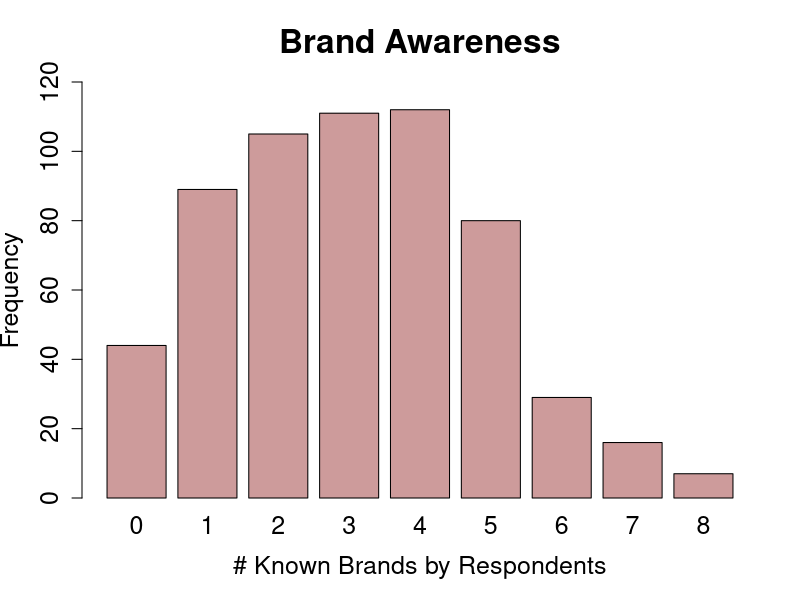
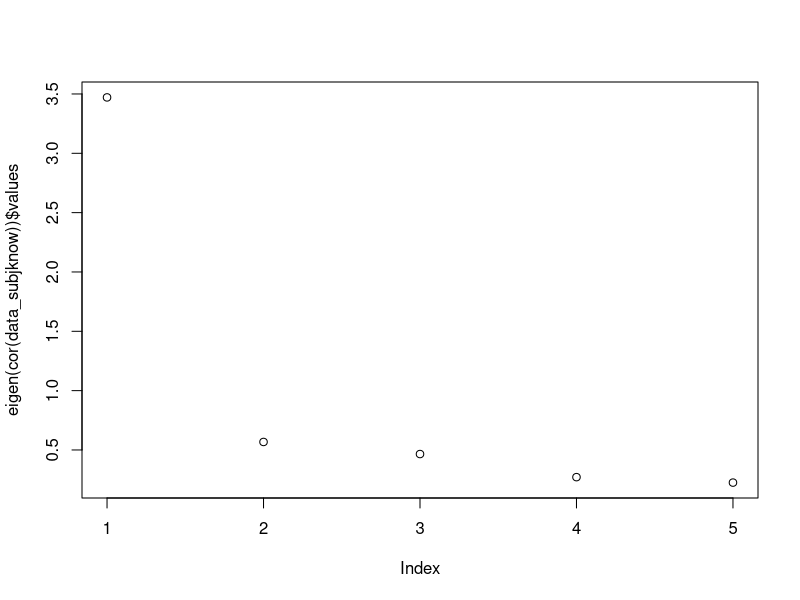
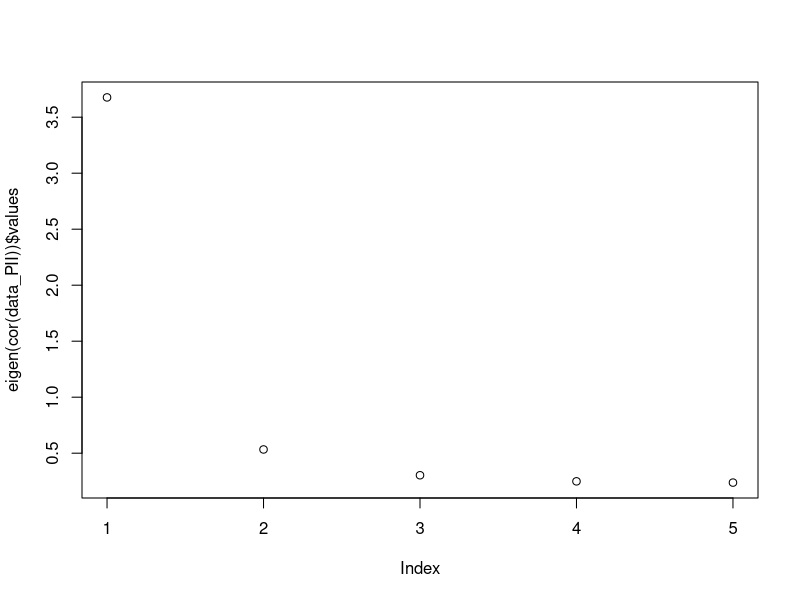
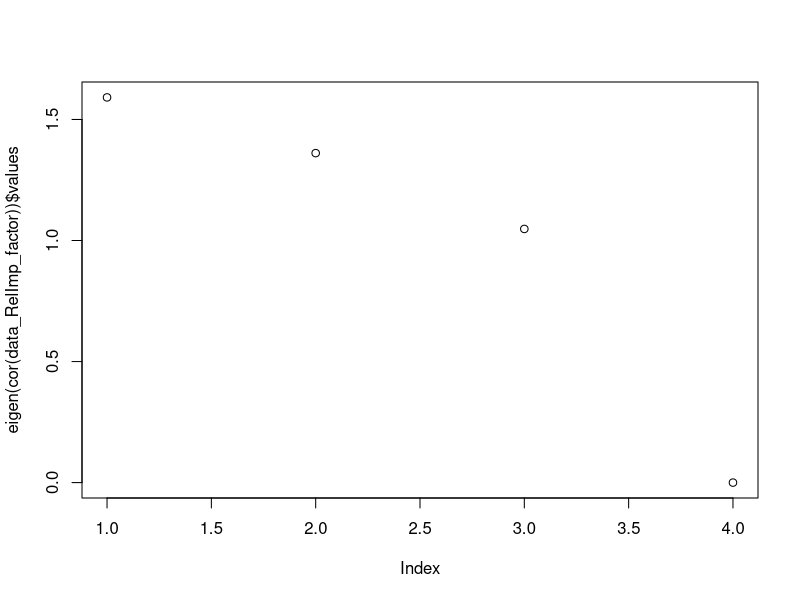
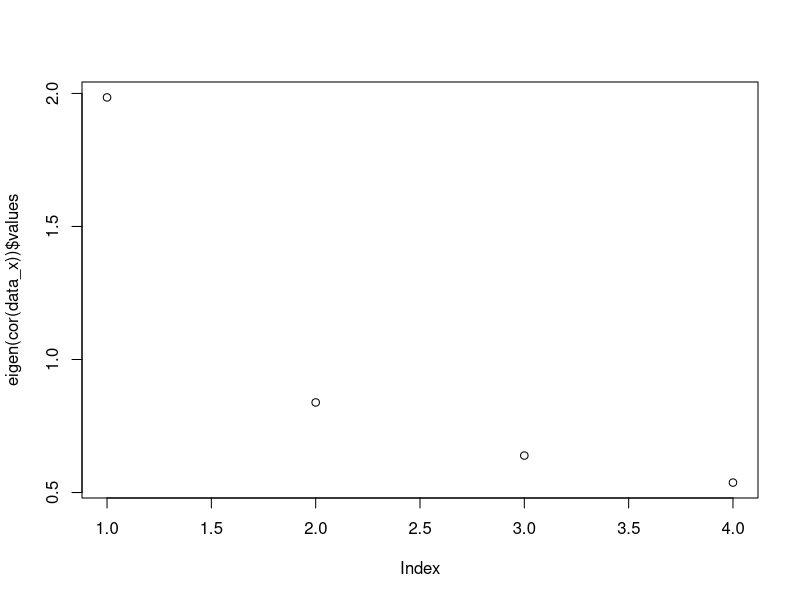
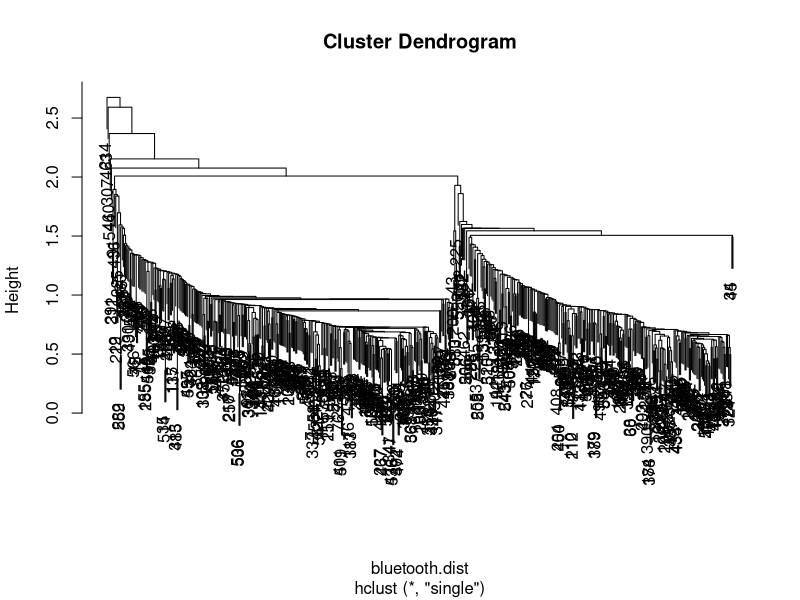
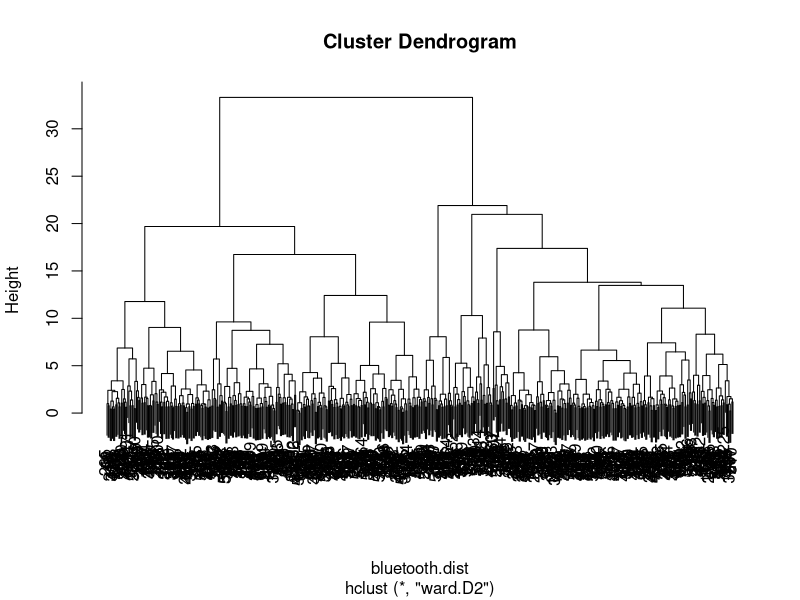
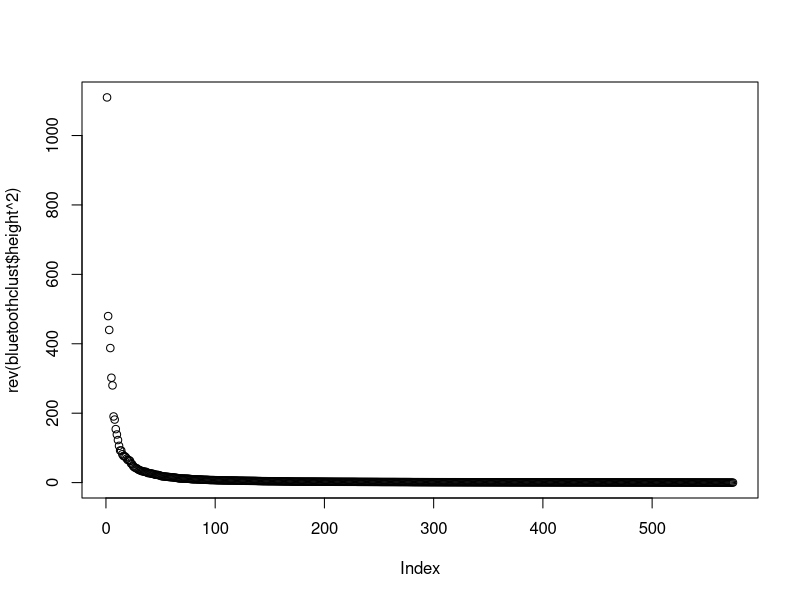

Reproduce these figures in R, in order. (Note: this script raises an error after producing the figures.)
getwd()
setwd("~/Caci17/SWP3")

library(psych)
library(dplyr)

bluetooth <- read.csv("indivData.csv")

###---- Brand Awarenes ----

#bakalim kac kisi biliyormus
head <- c("Anker", "Bose", "JBL", "Philips", "Sony", "UE", "HarmanKardon", "Beats", "None", "Observations", "0", "1", "2", "3", "4", "5", "6", "7", "8", "Avr")

counts_general <- as.vector(rowSums(bluetooth[, c(4, 5, 6, 7, 8, 9, 10, 11)]))
#let's make a new column with counts general
bluetooth$brand_awareness <- as.factor(counts_general)
plot(bluetooth$brand_awareness, xlab="# Known Brands by Respondents", ylab = "Frequency", ylim=c(0,120), main = "Brand Awareness", col = "rosybrown3", cex.lab=1.5, cex.axis=1.5, cex.main=2, cex.sub=1.5, cex.names = 1.5)

general_sums <- c(sum(bluetooth$BrandAwareness_Anker), 
              sum(bluetooth$BrandAwareness_Bose),
              sum(bluetooth$BrandAwareness_JBL),
              sum(bluetooth$BrandAwareness_Philips),
              sum(bluetooth$BrandAwareness_Sony),
              sum(bluetooth$BrandAwareness_UE),
              sum(bluetooth$BrandAwareness_HarmanKardon),
              sum(bluetooth$BrandAwareness_Beats),
              sum(bluetooth$BrandAwareness_None),
              nrow(bluetooth),
              sum(counts_general == "0"),
              sum(counts_general == "1"),
              sum(counts_general == "2"),
              sum(counts_general == "3"),
              sum(counts_general == "4"),
              sum(counts_general == "5"),
              sum(counts_general == "6"),
              sum(counts_general == "7"),
              sum(counts_general == "8"),
              mean(counts_general)) #there is one person did not respond this question!

#hicbirini bilmiyorum diyen ama yine de baska markayi biliyorum diye isaretleyen olmus mu- olmamis baktim.

#cinsiyete gore ayiralim
female <- bluetooth[bluetooth$GenderLabel == "female", ]
male <- bluetooth[bluetooth$GenderLabel == "male", ]
no_gender_info <- bluetooth[bluetooth$GenderLabel == "Prefer not to answer", ]

counts_female <- as.vector(rowSums(female[, c(4, 5, 6, 7, 8, 9, 10, 11)]))
female_sums <- c(sum(female$BrandAwareness_Anker), 
                  sum(female$BrandAwareness_Bose),
                  sum(female$BrandAwareness_JBL),
                  sum(female$BrandAwareness_Philips),
                  sum(female$BrandAwareness_Sony),
                  sum(female$BrandAwareness_UE),
                  sum(female$BrandAwareness_HarmanKardon),
                  sum(female$BrandAwareness_Beats),
                  sum(female$BrandAwareness_None),
                  nrow(female),
                  sum(counts_female == "0"),
                  sum(counts_female == "1"),
                  sum(counts_female == "2"),
                  sum(counts_female == "3"),
                  sum(counts_female == "4"),
                  sum(counts_female == "5"),
                  sum(counts_female == "6"),
                  sum(counts_female == "7"),
                  sum(counts_female == "8"),
                  mean(counts_female))

counts_male <- as.vector(rowSums(male[, c(4, 5, 6, 7, 8, 9, 10, 11)]))
male_sums <- c(sum(male$BrandAwareness_Anker), 
                  sum(male$BrandAwareness_Bose),
                  sum(male$BrandAwareness_JBL),
                  sum(male$BrandAwareness_Philips),
                  sum(male$BrandAwareness_Sony),
                  sum(male$BrandAwareness_UE),
                  sum(male$BrandAwareness_HarmanKardon),
                  sum(male$BrandAwareness_Beats),
                  sum(male$BrandAwareness_None),
                  nrow(male),
                  sum(counts_male == "0"),
                  sum(counts_male == "1"),
                  sum(counts_male == "2"),
                  sum(counts_male == "3"),
                  sum(counts_male == "4"),
                  sum(counts_male == "5"),
                  sum(counts_male == "6"),
                  sum(counts_male == "7"),
                  sum(counts_male == "8"),
                  mean(counts_male))

counts_gender <- as.vector(rowSums(no_gender_info[, c(4, 5, 6, 7, 8, 9, 10, 11)]))
no_gender_sums <- c(sum(no_gender_info$BrandAwareness_Anker), 
                  sum(no_gender_info$BrandAwareness_Bose),
                  sum(no_gender_info$BrandAwareness_JBL),
                  sum(no_gender_info$BrandAwareness_Philips),
                  sum(no_gender_info$BrandAwareness_Sony),
                  sum(no_gender_info$BrandAwareness_UE),
                  sum(no_gender_info$BrandAwareness_HarmanKardon),
                  sum(no_gender_info$BrandAwareness_Beats),
                  sum(no_gender_info$BrandAwareness_None),
                  nrow(no_gender_info),
                  sum(counts_gender == "0"),
                  sum(counts_gender == "1"),
                  sum(counts_gender == "2"),
                  sum(counts_gender == "3"),
                  sum(counts_gender == "4"),
                  sum(counts_gender == "5"),
                  sum(counts_gender == "6"),
                  sum(counts_gender == "7"),
                  sum(counts_gender == "8"),
                  mean(counts_gender))
#by their occupation
employed <- bluetooth[bluetooth$OccupationLabel == "Employed",]
retired <- bluetooth[bluetooth$OccupationLabel == "Retired",]
selfemployed <- bluetooth[bluetooth$OccupationLabel == "Self-employed",]
student <- bluetooth[bluetooth$OccupationLabel == "Student",]
unemployed <- bluetooth[bluetooth$OccupationLabel == "Unemployed",]

counts_employed <- as.vector(rowSums(employed[, c(4, 5, 6, 7, 8, 9, 10, 11)]))
employed_sums <- c(sum(employed$BrandAwareness_Anker), 
                 sum(employed$BrandAwareness_Bose),
                 sum(employed$BrandAwareness_JBL),
                 sum(employed$BrandAwareness_Philips),
                 sum(employed$BrandAwareness_Sony),
                 sum(employed$BrandAwareness_UE),
                 sum(employed$BrandAwareness_HarmanKardon),
                 sum(employed$BrandAwareness_Beats),
                 sum(employed$BrandAwareness_None),
                 nrow(employed),
                 sum(counts_employed == "0"),
                 sum(counts_employed == "1"),
                 sum(counts_employed == "2"),
                 sum(counts_employed == "3"),
                 sum(counts_employed == "4"),
                 sum(counts_employed == "5"),
                 sum(counts_employed == "6"),
                 sum(counts_employed == "7"),
                 sum(counts_employed == "8"),
                 mean(counts_employed))

counts_retired <- as.vector(rowSums(retired[, c(4, 5, 6, 7, 8, 9, 10, 11)]))
retired_sums <- c(sum(retired$BrandAwareness_Anker), 
               sum(retired$BrandAwareness_Bose),
               sum(retired$BrandAwareness_JBL),
               sum(retired$BrandAwareness_Philips),
               sum(retired$BrandAwareness_Sony),
               sum(retired$BrandAwareness_UE),
               sum(retired$BrandAwareness_HarmanKardon),
               sum(retired$BrandAwareness_Beats),
               sum(retired$BrandAwareness_None),
               nrow(retired),
               sum(counts_retired == "0"),
               sum(counts_retired == "1"),
               sum(counts_retired == "2"),
               sum(counts_retired == "3"),
               sum(counts_retired == "4"),
               sum(counts_retired == "5"),
               sum(counts_retired == "6"),
               sum(counts_retired == "7"),
               sum(counts_retired == "8"),
               mean(counts_retired))

counts_selfemployed <- as.vector(rowSums(selfemployed[, c(4, 5, 6, 7, 8, 9, 10, 11)]))
selfemployed_sums <- c(sum(selfemployed$BrandAwareness_Anker), 
                    sum(selfemployed$BrandAwareness_Bose),
                    sum(selfemployed$BrandAwareness_JBL),
                    sum(selfemployed$BrandAwareness_Philips),
                    sum(selfemployed$BrandAwareness_Sony),
                    sum(selfemployed$BrandAwareness_UE),
                    sum(selfemployed$BrandAwareness_HarmanKardon),
                    sum(selfemployed$BrandAwareness_Beats),
                    sum(selfemployed$BrandAwareness_None),
                    nrow(selfemployed),
                    sum(counts_selfemployed == "0"),
                    sum(counts_selfemployed == "1"),
                    sum(counts_selfemployed == "2"),
                    sum(counts_selfemployed == "3"),
                    sum(counts_selfemployed == "4"),
                    sum(counts_selfemployed == "5"),
                    sum(counts_selfemployed == "6"),
                    sum(counts_selfemployed == "7"),
                    sum(counts_selfemployed == "8"),
                    mean(counts_selfemployed))

counts_student <- as.vector(rowSums(student[, c(4, 5, 6, 7, 8, 9, 10, 11)]))
student_sums <- c(sum(student$BrandAwareness_Anker), 
                      sum(student$BrandAwareness_Bose),
                      sum(student$BrandAwareness_JBL),
                      sum(student$BrandAwareness_Philips),
                      sum(student$BrandAwareness_Sony),
                      sum(student$BrandAwareness_UE),
                      sum(student$BrandAwareness_HarmanKardon),
                      sum(student$BrandAwareness_Beats),
                      sum(student$BrandAwareness_None),
                      nrow(student),
                      sum(counts_student == "0"),
                      sum(counts_student == "1"),
                      sum(counts_student == "2"),
                      sum(counts_student == "3"),
                      sum(counts_student == "4"),
                      sum(counts_student == "5"),
                      sum(counts_student == "6"),
                      sum(counts_student == "7"),
                      sum(counts_student == "8"),
                      mean(counts_student))

counts_unemployed <- as.vector(rowSums(unemployed[, c(4, 5, 6, 7, 8, 9, 10, 11)]))
unemployed_sums <- c(sum(unemployed$BrandAwareness_Anker), 
                       sum(unemployed$BrandAwareness_Bose),
                       sum(unemployed$BrandAwareness_JBL),
                       sum(unemployed$BrandAwareness_Philips),
                       sum(unemployed$BrandAwareness_Sony),
                       sum(unemployed$BrandAwareness_UE),
                       sum(unemployed$BrandAwareness_HarmanKardon),
                       sum(unemployed$BrandAwareness_Beats),
                       sum(unemployed$BrandAwareness_None),
                       nrow(unemployed),
                       sum(counts_unemployed == "0"),
                       sum(counts_unemployed == "1"),
                       sum(counts_unemployed == "2"),
                       sum(counts_unemployed == "3"),
                       sum(counts_unemployed == "4"),
                       sum(counts_unemployed == "5"),
                       sum(counts_unemployed == "6"),
                       sum(counts_unemployed == "7"),
                       sum(counts_unemployed == "8"),
                       mean(counts_unemployed))

#by income
levels(bluetooth$IncomeLabel)
#we have 8 levels, 1 to 7 is going in an increasing scale, while 8 is not specified 
bluetooth$Income <- as.factor(bluetooth$Income)
income1 <- bluetooth[bluetooth$Income == "1",]
income2 <- bluetooth[bluetooth$Income == "2",]
income3 <- bluetooth[bluetooth$Income == "3",]
income4 <- bluetooth[bluetooth$Income == "4",]
income5 <- bluetooth[bluetooth$Income == "5",]
income6 <- bluetooth[bluetooth$Income == "6",]
income7 <- bluetooth[bluetooth$Income == "7",]
income8 <- bluetooth[bluetooth$Income == "8",]


counts_income1 <- as.vector(rowSums(income1[, c(4, 5, 6, 7, 8, 9, 10, 11)]))
income1_sums <- c(sum(income1$BrandAwareness_Anker), 
                     sum(income1$BrandAwareness_Bose),
                     sum(income1$BrandAwareness_JBL),
                     sum(income1$BrandAwareness_Philips),
                     sum(income1$BrandAwareness_Sony),
                     sum(income1$BrandAwareness_UE),
                     sum(income1$BrandAwareness_HarmanKardon),
                     sum(income1$BrandAwareness_Beats),
                     sum(income1$BrandAwareness_None),
                     nrow(income1),
                     sum(counts_income1 == "0"),
                     sum(counts_income1 == "1"),
                     sum(counts_income1 == "2"),
                     sum(counts_income1 == "3"),
                     sum(counts_income1 == "4"),
                     sum(counts_income1 == "5"),
                     sum(counts_income1 == "6"),
                     sum(counts_income1 == "7"),
                     sum(counts_income1 == "8"),
                     mean(counts_income1))

counts_income2 <- as.vector(rowSums(income2[, c(4, 5, 6, 7, 8, 9, 10, 11)]))
income2_sums <- c(sum(income2$BrandAwareness_Anker), 
                     sum(income2$BrandAwareness_Bose),
                     sum(income2$BrandAwareness_JBL),
                     sum(income2$BrandAwareness_Philips),
                     sum(income2$BrandAwareness_Sony),
                     sum(income2$BrandAwareness_UE),
                     sum(income2$BrandAwareness_HarmanKardon),
                     sum(income2$BrandAwareness_Beats),
                     sum(income2$BrandAwareness_None),
                     nrow(income2),
                     sum(counts_income2 == "0"),
                     sum(counts_income2 == "1"),
                     sum(counts_income2 == "2"),
                     sum(counts_income2 == "3"),
                     sum(counts_income2 == "4"),
                     sum(counts_income2 == "5"),
                     sum(counts_income2 == "6"),
                     sum(counts_income2 == "7"),
                     sum(counts_income2 == "8"),
                     mean(counts_income2))


counts_income3 <- as.vector(rowSums(income3[, c(4, 5, 6, 7, 8, 9, 10, 11)]))
income3_sums <- c(sum(income3$BrandAwareness_Anker), 
                     sum(income3$BrandAwareness_Bose),
                     sum(income3$BrandAwareness_JBL),
                     sum(income3$BrandAwareness_Philips),
                     sum(income3$BrandAwareness_Sony),
                     sum(income3$BrandAwareness_UE),
                     sum(income3$BrandAwareness_HarmanKardon),
                     sum(income3$BrandAwareness_Beats),
                     sum(income3$BrandAwareness_None),
                     nrow(income3),
                     sum(counts_income3 == "0"),
                     sum(counts_income3 == "1"),
                     sum(counts_income3 == "2"),
                     sum(counts_income3 == "3"),
                     sum(counts_income3 == "4"),
                     sum(counts_income3 == "5"),
                     sum(counts_income3 == "6"),
                     sum(counts_income3 == "7"),
                     sum(counts_income3 == "8"),
                     mean(counts_income3))

counts_income4 <- as.vector(rowSums(income4[, c(4, 5, 6, 7, 8, 9, 10, 11)]))
income4_sums <- c(sum(income4$BrandAwareness_Anker), 
                     sum(income4$BrandAwareness_Bose),
                     sum(income4$BrandAwareness_JBL),
                     sum(income4$BrandAwareness_Philips),
                     sum(income4$BrandAwareness_Sony),
                     sum(income4$BrandAwareness_UE),
                     sum(income4$BrandAwareness_HarmanKardon),
                     sum(income4$BrandAwareness_Beats),
                     sum(income4$BrandAwareness_None),
                     nrow(income4),
                     sum(counts_income4 == "0"),
                     sum(counts_income4 == "1"),
                     sum(counts_income4 == "2"),
                     sum(counts_income4 == "3"),
                     sum(counts_income4 == "4"),
                     sum(counts_income4 == "5"),
                     sum(counts_income4 == "6"),
                     sum(counts_income4 == "7"),
                     sum(counts_income4 == "8"),
                     mean(counts_income4))

counts_income5 <- as.vector(rowSums(income5[, c(4, 5, 6, 7, 8, 9, 10, 11)]))
income5_sums <- c(sum(income5$BrandAwareness_Anker), 
                     sum(income5$BrandAwareness_Bose),
                     sum(income5$BrandAwareness_JBL),
                     sum(income5$BrandAwareness_Philips),
                     sum(income5$BrandAwareness_Sony),
                     sum(income5$BrandAwareness_UE),
                     sum(income5$BrandAwareness_HarmanKardon),
                     sum(income5$BrandAwareness_Beats),
                     sum(income5$BrandAwareness_None),
                     nrow(income5),
                     sum(counts_income5 == "0"),
                     sum(counts_income5 == "1"),
                     sum(counts_income5 == "2"),
                     sum(counts_income5 == "3"),
                     sum(counts_income5 == "4"),
                     sum(counts_income5 == "5"),
                     sum(counts_income5 == "6"),
                     sum(counts_income5 == "7"),
                     sum(counts_income5 == "8"),
                     mean(counts_income5))

counts_income6 <- as.vector(rowSums(income6[, c(4, 5, 6, 7, 8, 9, 10, 11)]))
income6_sums <- c(sum(income6$BrandAwareness_Anker), 
                     sum(income6$BrandAwareness_Bose),
                     sum(income6$BrandAwareness_JBL),
                     sum(income6$BrandAwareness_Philips),
                     sum(income6$BrandAwareness_Sony),
                     sum(income6$BrandAwareness_UE),
                     sum(income6$BrandAwareness_HarmanKardon),
                     sum(income6$BrandAwareness_Beats),
                     sum(income6$BrandAwareness_None),
                     nrow(income6),
                     sum(counts_income6 == "0"),
                     sum(counts_income6 == "1"),
                     sum(counts_income6 == "2"),
                     sum(counts_income6 == "3"),
                     sum(counts_income6 == "4"),
                     sum(counts_income6 == "5"),
                     sum(counts_income6 == "6"),
                     sum(counts_income6 == "7"),
                     sum(counts_income6 == "8"),
                     mean(counts_income6))

counts_income7 <- as.vector(rowSums(income7[, c(4, 5, 6, 7, 8, 9, 10, 11)]))
income7_sums <- c(sum(income7$BrandAwareness_Anker), 
                     sum(income7$BrandAwareness_Bose),
                     sum(income7$BrandAwareness_JBL),
                     sum(income7$BrandAwareness_Philips),
                     sum(income7$BrandAwareness_Sony),
                     sum(income7$BrandAwareness_UE),
                     sum(income7$BrandAwareness_HarmanKardon),
                     sum(income7$BrandAwareness_Beats),
                     sum(income7$BrandAwareness_None),
                     nrow(income7),
                     sum(counts_income7 == "0"),
                     sum(counts_income7 == "1"),
                     sum(counts_income7 == "2"),
                     sum(counts_income7 == "3"),
                     sum(counts_income7 == "4"),
                     sum(counts_income7 == "5"),
                     sum(counts_income7 == "6"),
                     sum(counts_income7 == "7"),
                     sum(counts_income7 == "8"),
                     mean(counts_income7))

counts_income8 <- as.vector(rowSums(income8[, c(4, 5, 6, 7, 8, 9, 10, 11)]))
income8_sums <- c(sum(income8$BrandAwareness_Anker), 
                     sum(income8$BrandAwareness_Bose),
                     sum(income8$BrandAwareness_JBL),
                     sum(income8$BrandAwareness_Philips),
                     sum(income8$BrandAwareness_Sony),
                     sum(income8$BrandAwareness_UE),
                     sum(income8$BrandAwareness_HarmanKardon),
                     sum(income8$BrandAwareness_Beats),
                     sum(income8$BrandAwareness_None),
                     nrow(income8),
                     sum(counts_income8 == "0"),
                     sum(counts_income8 == "1"),
                     sum(counts_income8 == "2"),
                     sum(counts_income8 == "3"),
                     sum(counts_income8 == "4"),
                     sum(counts_income8 == "5"),
                     sum(counts_income8 == "6"),
                     sum(counts_income8 == "7"),
                     sum(counts_income8 == "8"),
                     mean(counts_income8))

total_matrix <- rbind(general_sums,female_sums, male_sums, no_gender_sums ,
           employed_sums, retired_sums, selfemployed_sums, student_sums, unemployed_sums,
           income1_sums, income2_sums, income3_sums, income4_sums, income5_sums, income6_sums, income7_sums, income8_sums)
colnames(total_matrix) <- head
total_matrix

#write.csv(total_matrix, "file.csv")


### RELATIVE IMPORTANT FACTORS ANALYSIS - 0rki ORKUN

# genel data da insanlar neyi onemsemis, en fazla degerler vs....
relImportanceEveryone <- cbind(summary(bluetooth$RelImp_battery), summary(bluetooth$RelImp_price),
                       summary(bluetooth$RelImp_weight), summary(bluetooth$RelImp_sound) )
colnames(relImportanceEveryone) <- (cbind('Battery', 'Price', 'Weight', 'Sound'))

mean(x = sort(x = bluetooth$RelImp_weight)[-c(1, length(x = bluetooth$RelImp_weight))])

# sonra bu aynisini farkli yas-income-bilgi vs. gruplari icin yapilsin.

# relImportancePriceGroupedbyBrandAwareness <- bluetooth %>% group_by(BrandAwareness_Anker, BrandAwareness_Bose,
#                                                       BrandAwareness_JBL, BrandAwareness_Philips,
#                                                       BrandAwareness_Sony, BrandAwareness_UE,
#                                                       BrandAwareness_HarmanKardon, BrandAwareness_Beats,
# BrandAwareness_Beats, BrandAwareness_None) %>% summarise('Price Mean' = mean(RelImp_price))
# brand awareness a gore grouplamak cok anlamli bi sey cikarmiyo...

relImportancePrice_groupedbyAge <- bluetooth %>% group_by(Age) %>% summarise('Price Mean' = mean(RelImp_price))
relImportanceSound_groupedbyAge <- bluetooth %>% group_by(Age) %>% summarise('Sound Mean' = mean(RelImp_sound))
relImportanceBattery_groupedbyAge <- bluetooth %>% group_by(Age) %>% summarise('Battery Mean' = mean(RelImp_battery))
relImportanceWeight_groupedbyAge <- bluetooth %>% group_by(Age) %>% summarise('Weight Mean' = mean(RelImp_weight))


RelImportance_groupedbyAge<- cbind(relImportancePrice_groupedbyAge,
                                   relImportanceSound_groupedbyAge,
                                   relImportanceBattery_groupedbyAge,
                                   relImportanceWeight_groupedbyAge)
RelImportance_groupedbyAge <- RelImportance_groupedbyAge[, cbind(-3,-5,-7)]
RelImportance_groupedbyAge

write.table(RelImportance_groupedbyAge,file="RelImportance_groupedbyAge.txt", sep = '|')

relImportancePrice_groupedbyIncome <- bluetooth %>% group_by(Income) %>% summarise('Price Mean' = mean(RelImp_price))
relImportanceSound_groupedbyIncome <- bluetooth %>% group_by(Income) %>% summarise('Sound Mean' = mean(RelImp_sound))
relImportanceBattery_groupedbyIncome <- bluetooth %>% group_by(Income) %>% summarise('Battery Mean' = mean(RelImp_battery))
relImportanceWeight_groupedbyIncome <- bluetooth %>% group_by(Income) %>% summarise('Weight Mean' = mean(RelImp_weight))

RelImportance_groupedbyIncome<- cbind(relImportancePrice_groupedbyIncome,
                                      relImportanceSound_groupedbyIncome,
                                      relImportanceBattery_groupedbyIncome,
                                      relImportanceWeight_groupedbyIncome)
RelImportance_groupedbyIncome <- RelImportance_groupedbyIncome[, cbind(-3,-5,-7)]
RelImportance_groupedbyIncome

write.table(RelImportance_groupedbyIncome,file="RelImportance_groupedbyIncome.txt", sep = '|')


# TO-DO: otomatize edilebilir regex kullanilarak, kafam basmadi suan
# for (attribute in regexpr('RelImp_*', colnames(bluetooth))) {
#   hist(bluetooth$attribute, freq = FALSE)
#   lines(density(bluetooth$attribute))
# }

png("RelativeImportanceHistograms.png")

par(mfrow=c(2, 2)) # aslinda 2ye 2lik bir grafik template i aciyor

hist(bluetooth$RelImp_battery, freq = TRUE, main = 'Battery' , xlab = 'Relative Importance')

hist(bluetooth$RelImp_price, freq = TRUE, main = 'Price', xlab = 'Relative Importance')

hist(bluetooth$RelImp_weight, freq = TRUE, main = 'Weight', xlab = 'Relative Importance')

hist(bluetooth$RelImp_sound, freq = TRUE, main = 'Sound', xlab = 'Relative Importance')

mtext('Histograms of Relative Importances', outer = TRUE, cex = 1.5)

dev.off() 

# Open a png file
png("RelativeImportanceHistograms.png")

par(mfrow=c(2, 2)) # aslinda 2ye 2lik bir grafik template i aciyor

hist(bluetooth$RelImp_battery, freq = FALSE, main = 'Battery' , xlab = 'Relative Importance')
lines(density(bluetooth$RelImp_battery, adjust=2),
      col="darkgreen", lwd=2, lty= "dotted" )

hist(bluetooth$RelImp_price, freq = FALSE, main = 'Price', xlab = 'Relative Importance')
lines(density(bluetooth$RelImp_price, adjust=2),
      col="darkgreen", lwd=2, lty= "dotted" )

hist(bluetooth$RelImp_weight, freq = FALSE, main = 'Weight', xlab = 'Relative Importance')
lines(density(bluetooth$RelImp_weight, adjust=2),
      col="darkgreen", lwd=2, lty= "dotted" )

hist(bluetooth$RelImp_sound, freq = FALSE, main = 'Sound', xlab = 'Relative Importance')
lines(density(bluetooth$RelImp_sound, adjust=2),
      col="darkgreen", lwd=2, lty= "dotted" )

mtext('Distribution of Relative Importances', outer = TRUE, cex = 1.5)

# Close the png file
dev.off() 

table(bluetooth$Own)

#######              KNOWLEDGE ABOUT SPEAKERS

#1: I know pretty much
#2: not very knowledgeable
#3: expert (among the circle of friends)
#4: I know less (compared to most other people)
#5: I really don???t know
library(tidyverse)
library(dplyr)
library(plyr)
data_subjknow <- bluetooth %>% 
  select(starts_with("SubjKnow"))

####      FACTOR ANALYSIS
# Eigenvalue -- finding the optimal number of factors
eigen(cor(data_subjknow))$values
plot(eigen(cor(data_subjknow))$values) # 1 tane factor yap diyor, ilk eigenvalue: 3,47, ikinci: 0.56
fa<-fa(data_subjknow,method=mle,scores='tenBerge',
       nfactors=1, rotate ="varimax")
fa
bluetooth$fa <- fa$scores

###      IntentToBuy'a gore : 
# Cok bilenler almaya daha mi meyilli?
scores<-aggregate(fa$scores, by=list(bluetooth$IntentToBuy),mean, na.rm=TRUE)
scores

# scores: IntentToBuy = 0 icin -0.075 , IntentToBuy = 1 icin 0.150, 
# bu cok bilenler almaya daha meyilli, such finding!! 


###     Relative Importance'a gore :
# Cok bilenler neye onem veriyor?

data_relimp <- bluetooth %>%
  select(starts_with("RelImp"))

bluetooth$RelImp <- colnames(data_relimp)[apply(data_relimp,1,which.max)]

scores<-aggregate(fa$scores, by=list(bluetooth$RelImp),mean, na.rm=TRUE)
scores
scores_sorted <- scores[order(scores[, "MR1"]), , drop = FALSE]
scores_sorted

# burda en buyuk deger buyukten kucuge : sound , battery , price , weight ( 0.17 , -0.018 , -0.148 , -0.69)
# yani en cok bilenler, relative importance larini ustteki siraya gore belirlemisler.

###     Gender'a gore : 
# Cok bilenlerin cinsiyeti ne? 

scores<-aggregate(fa$scores, by=list(bluetooth$GenderLabel),mean, na.rm=TRUE)
scores
scores_sorted <- scores[order(scores[, "MR1"]), , drop = FALSE]
scores_sorted

# burda en buyuk deger buyukten kucuge : male, no answer, female ( 0.35 , -0.119, -0.44)
# yani en cok bilenlerin sirasi yukaridaki gibi.


###     Age'e gore : 
# Cok bilenlerin yasi ne? 

levels(bluetooth$AgeLabel)
# 8 level var, "1": <18 ve "8": >=50
scores<-aggregate(fa$scores, by=list(bluetooth$AgeLabel),mean, na.rm=TRUE)
scores
scores_sorted <- scores[order(scores[, "MR1"]), , drop = FALSE]
scores_sorted

# karisik biraz 25-40 arasi daha cok biliyor, bi de 18 yas alti

###     Residence'a gore : 
# Cok bilenler nerde yasiyor? 

levels(bluetooth$Residence)
# 38 level var.
scores<-aggregate(fa$scores, by=list(bluetooth$Residence),mean, na.rm=TRUE)
scores
scores_sorted <- scores[order(scores[, "MR1"]), , drop = FALSE]
scores_sorted

# en cok bilen uclu: Macedonia, Iran, Spain
# en az bilen uclu: Portugal, Serbia, Ukraine


###     Occupation'a gore : 
# Cok bilenler nerde yasiyor? 

levels(bluetooth$OccupationLabel)
# 5 level var.
scores<-aggregate(fa$scores, by=list(bluetooth$OccupationLabel),mean, na.rm=TRUE)
scores
scores_sorted <- scores[order(scores[, "MR1"]), , drop = FALSE]
scores_sorted

# Cok bilenden az bilene : student, self-employed, employed, unemployed, retired


###     Education'a gore : 
# Cok bilenler ne kadar egitimli? 

levels(bluetooth$EducationLabel)
# 5 level var.
scores<-aggregate(fa$scores, by=list(bluetooth$EducationLabel),mean, na.rm=TRUE)
scores
scores_sorted <- scores[order(scores[, "MR1"]), , drop = FALSE]
scores_sorted

# Cok bilenden az bilene : undergraduate, graduate, high school, other, less than high school


###     Income'a gore : 
# Cok bilenler ne kadar parasi var? 

levels(bluetooth$IncomeLabel)
# 8 level var.
scores<-aggregate(fa$scores, by=list(bluetooth$IncomeLabel),mean, na.rm=TRUE)
scores
scores_sorted <- scores[order(scores[, "MR1"]), , drop = FALSE]
scores_sorted

# Cok bilenden az bilene : zenginler daha cok biliyor genelde :)

table(bluetooth$Own)


####                  IS IT IMPORTANT?

#1: important
#2: mean nothing
#3: matter
#4: significant
#5: no concern

data_PII <- bluetooth %>%
  select(starts_with("PII"))

####       FACTOR ANALYSIS
# Eigenvalue -- finding the optimal number of factors
eigen(cor(data_PII))$values
plot(eigen(cor(data_PII))$values) # 1 tane factor yap diyor, ilk eigenvalue: 3,47, ikinci: 0.56
fa2<-fa(data_PII,method=mle,scores='tenBerge',
       nfactors=1, rotate ="varimax")
fa2
bluetooth$fa2 <- fa2$scores

###      IntentToBuy'a gore : 
# Cok onem verenler almaya daha mi meyilli?
scores<-aggregate(fa2$scores, by=list(bluetooth$IntentToBuy),mean, na.rm=TRUE)
scores

# scores: IntentToBuy = 0 icin -0.139 , IntentToBuy = 1 icin 0.278, 
# bu cok bilenler almaya daha meyilli.


###       Relative Importance'a gore : 
# Cok onem verenler neye onem veriyor?

scores<-aggregate(fa2$scores, by=list(bluetooth$RelImp),mean, na.rm=TRUE)
scores

# RelImp_battery : 1
# RelImp_weight : 2
# RelImp_price : 3
# RelImp_sound : 4

# burda en buyuk deger buyukten kucuge : sound , battery , price , weight ( 0.202 , -0.079 , -0.19 , -0.41)
# yani en cok onem verenler, relative importance larini ustteki siraya gore belirlemisler.

###     Gender'a gore : 
# Cok bilenlerin cinsiyeti ne? 

scores<-aggregate(fa2$scores, by=list(bluetooth$GenderLabel),mean, na.rm=TRUE)
scores
scores_sorted <- scores[order(scores[, "MR1"]), , drop = FALSE]
scores_sorted

# burda en buyuk deger buyukten kucuge : male, no answer, female ( 0.35 , -0.119, -0.44)
# yani en cok bilenlerin sirasi yukaridaki gibi.


###     Age'e gore : 
# Cok onem verenlerin yasi ne? 

levels(bluetooth$AgeLabel)
# 8 level var, "1": <18 ve "8": >=50
scores<-aggregate(fa2$scores, by=list(bluetooth$AgeLabel),mean, na.rm=TRUE)
scores
scores_sorted <- scores[order(scores[, "MR1"]), , drop = FALSE]
scores_sorted

# onem verenler 18 yas alti ve 18-29, 
# cok bilenlerle karsilastirinca biraz komik, cok bilenler 25-40 arasi genelde :) 



###     Residence'a gore : 
# Cok onem verenler nerde yasiyor? 

levels(bluetooth$Residence)
# 38 level var.
scores<-aggregate(fa2$scores, by=list(bluetooth$Residence),mean, na.rm=TRUE)
scores
scores_sorted <- scores[order(scores[, "MR1"]), , drop = FALSE]
scores_sorted

# en cok onem veren uclu: Macedonia, Brazil, Spain
# en az onem veren uclu: Syria, Benin, China


###     Occupation'a gore : 
# Cok onem verenler nap??yor? :)

levels(bluetooth$OccupationLabel)
# 5 level var.
scores<-aggregate(fa2$scores, by=list(bluetooth$OccupationLabel),mean, na.rm=TRUE)
scores
scores_sorted <- scores[order(scores[, "MR1"]), , drop = FALSE]
scores_sorted

# Cok bilenden az bilene : student, self-employed, employed, unemployed, retired


###     Education'a gore : 
# Cok onem verenler ne kadar egitimli? 

levels(bluetooth$EducationLabel)
# 5 level var.
scores<-aggregate(fa2$scores, by=list(bluetooth$EducationLabel),mean, na.rm=TRUE)
scores
scores_sorted <- scores[order(scores[, "MR1"]), , drop = FALSE]
scores_sorted

# Cok bilenden az bilene : other, undergraduate, high school, graduate, less than high school


###     Income'a gore : 
# Cok onem verenlerin ne kadar parasi var? 

levels(bluetooth$IncomeLabel)
# 8 level var.
scores<-aggregate(fa2$scores, by=list(bluetooth$IncomeLabel),mean, na.rm=TRUE)
scores
scores_sorted <- scores[order(scores[, "MR1"]), , drop = FALSE]
scores_sorted

# Cok onem verenden az verene : karisik biraz, middle income? :)


data_RelImp_factor <- bluetooth %>%
  select(starts_with("RelImp"))

data_RelImp_factor$RelImp <- NULL
eigen(cor(data_RelImp_factor))$values
plot(eigen(cor(data_RelImp_factor))$values)
fa_relimp<-fa(data_RelImp_factor,method=mle,scores='tenBerge',
        nfactors=3, rotate ="varimax")
fa_relimp
bluetooth$factor_price.sound <- fa_relimp$scores[,1]
bluetooth$factor_battery <- fa_relimp$scores[,2]
bluetooth$factor_weight <- fa_relimp$scores[,3]

data_x<- bluetooth %>%
  select("Age", "Occupation", "Education", "Income")

str(data_x)
data_x$Income <- as.numeric(data_x$Income)
data_x$Age <- as.numeric(data_x$Age)
data_x$Occupation <- as.numeric(data_x$Occupation)
data_x$Education <- as.numeric(data_x$Education)

data_x$Income[data_x$Income == 8] <- median(data_x$Income[data_x$Income != 8])
eigen(cor(data_x))$values
plot(eigen(cor(data_x))$values)
fa_x<-fa(data_x,method=mle,scores='tenBerge',
              nfactors=1, rotate ="varimax")
fa_x
bluetooth$factor_age.occupation.income.education <- fa_x$scores



#### CLUSTERING
# Cluster Persons from bluetooth speaker questionaire
str(bluetooth)
bluetooth <- bluetooth[bluetooth$Gender != 3,]
table(bluetooth$Own)

library(stringr)
colnames(bluetooth)
bluetooth <- bluetooth[,!str_detect(colnames(bluetooth), "Label")]
bluetooth$RelImp <- NULL
bluetooth$id <- NULL
bluetooth$Residence <- NULL

bluetooth$Income <- as.numeric(bluetooth$Income)
bluetooth$Income[bluetooth$Income == 8] <- median(bluetooth$Income[bluetooth$Income != 8])
bluetooth$brand_awareness <- as.numeric(bluetooth$brand_awareness)                    

colnames(bluetooth)                                            
colnames(bluetooth[,-c(1:25, 27:30, 32:33)])

bluetooth.dist<-dist(apply(bluetooth[,-c(1:25, 27:30, 32:33)],2,scale)) 
str(bluetooth.dist)
bluetooth.dist


as.matrix(bluetooth.dist)[1:5,1:5]

bluetoothclust <- hclust(bluetooth.dist, method ="single")
plot(bluetoothclust)
bluetoothclust <- hclust(bluetooth.dist, method ="ward.D2")
plot(bluetoothclust)

bluetoothclust.segment <- cutree(bluetoothclust, k=6)
str(bluetoothclust.segment)

table(bluetoothclust.segment)

seg.summ <- function (data,groups) {
  aggregate(data,list(groups), function (x) mean(as.numeric(x)))
}

seg.summ(bluetooth[,-(3:21)],bluetoothclust.segment)

plot(rev(bluetoothclust$height^2))
plot(rev(bluetoothclust$height^2)[1:50], type="b")
plot(bluetoothclust$height^2)


# K-Means
colnames(bluetooth)
bluetooth.dist<-dist(apply(bluetooth[c("Gender", "brand_awareness","factor_age.occupation.income.education")],2,scale)) 
#cor(bluetooth[,-c(3:25, 27:30)])
#corrplot::corrplot(cor(bluetooth[,-c(1:25, 27:30, 33)]))

set.seed (123) 
seg.k <- kmeans(bluetooth.dist , centers =4)
seg.k

seg.summ <- function (data,groups) {
  aggregate(data,list(groups), function (x) mean(as.numeric(x)))
}

seg.summ <-seg.summ (bluetooth[c("Gender", "brand_awareness", "factor_age.occupation.income.education")] , seg.k$cluster )
seg.summ

boxplot(bluetooth$Income~seg.k$cluster ,
        xlab ="Income", ylab ="Segment",
        horizontal = TRUE )
library ( cluster )
clusplot(bluetooth[c("Gender", "brand_awareness","factor_age.occupation.income.education")] , seg.k$cluster , color =TRUE , shade =TRUE ,
         labels =4, lines =0, main ="K- means cluster plot ")

table(seg.k$cluster)








### ---- Other Descriptive Analytics (Kodlarimiz karismasin diye section actim buraya) ----

#code code


####### EDA - pca de yaptim factor analysis yaninda, bence kullanmicaz ama silmiyim dedim.
## PCA - two factors 
#pca_2factor<-principal(data_subjknow, nfactors=2, rotate ="varimax")
#pca_2factor
# 1, 2, 4 ve 5 factor oldu, 3 ayri kaldi.

#head(pca_2factor$scores)
#t(pca_2factor$scores)%*%pca_2factor$scores/(nrow(data_subjknow)-1) # show that factors are uncorrelated

# PCA - two factors - plot 
# burda IntentToBuy'a bak??nca, ??ok bilenler almaya daha meyilli gibi bi ??ey cikarmaya calisiyorum.
#scores <- aggregate(pca_2factor$scores, by=list(bluetooth$IntentToBuy), mean, na.rm=TRUE)
#x <- scores[,2]
#y <- scores[,3]
#plot(x, y, xlab = "Coordinate 1", ylab = "Coordinate 2", main = "Metric MDS", 
# pch = 19, ylim = c(-2, 2), xlim = c(-2, 2))
#text(x, y, labels = scores[,1], cex = 1, pos = 4)
#abline(h = 0, v = 0, col = "grey")

## PCA - three factors 
#pca_3factor<-principal(data_subjknow, nfactors=3, rotate ="varimax")
#pca_3factor
# 1, 2 ve 5 factor oldu, 3 ayri bir factor, 4 ayri bir factor oldu.
#3
#head(pca_3factor$scores)
#t(pca_3factor$scores)%*%pca_3factor$scores/(nrow(data_subjknow)-1) # show that factors are uncorrelated

#scores<-aggregate(pca_3factor$scores, by=list(bluetooth$IntentToBuy),mean, na.rm=TRUE)
#scores

#dist.factor <- dist(scores[,-c(1)])
#dist.factor

###### ERROR SHOW ########
#fit.factor <- cmdscale(dist.factor, k = 2) # burda error veriyor, 3 factor'un 2 boyutlu izdusumunu cikaramiyorum.
# variable say??s?? 2, az diye mi oyle oluyor?
#fit.factor

#x.factor <- fit.factor[,1]
#y.factor <- fit.factor[,2]

#plot(x.factor, y.factor, xlab = "Coordinate 1", ylab = "Coordinate 2", main = "Metric MDS", 
#    pch = 19, ylim = c(-3, 3), xlim = c(-3, 3))
#text(x.factor, y.factor, labels = hscores[,1], cex = 1, pos = 4)
#abline(h = 0, v = 0, col = "grey")


## PCA
#pca_2factor<-principal(data_PII, nfactors=2, rotate ="varimax")
#pca_2factor
# 1, 2, 3 ve 4 factor oldu, 5 ayri kaldi.

#head(pca_2factor$scores)
#t(pca_2factor$scores)%*%pca_2factor$scores/(nrow(data_subjknow)-1) # show that factors are uncorrelated

#scores <- aggregate(pca_2factor$scores, by=list(bluetooth$IntentToBuy), mean, na.rm=TRUE)
#x <- scores[,2]
#y <- scores[,3]
#plot(x, y, xlab = "Coordinate 1", ylab = "Coordinate 2", main = "Metric MDS", 
#     pch = 19, ylim = c(-2, 2), xlim = c(-2, 2))
#text(x, y, labels = scores[,1], cex = 1, pos = 4)
#abline(h = 0, v = 0, col = "grey")


#pca_3factor<-principal(data_PII, nfactors=3, rotate ="varimax")
#pca_3factor
# 1, 3 ve 4 factor oldu, 2 ayri bir factor, 5 ayri bir factor oldu.

#head(pca_3factor$scores)
#t(pca_3factor$scores)%*%pca_3factor$scores/(nrow(data_subjknow)-1) # show that factors are uncorrelated

############################################################################################
#####      KNOWLEGDE VE IMPORTANCE FACTORLERI COK YAK??N SONUC VERIYOR, BEN HEPSINI KOMPLE MI FACTORLESEM? HE HE :)

data_factor <- bluetooth %>%
  select(starts_with("SubjKnow"),
         starts_with("PII"))

# Eigenvalue -- finding the optimal number of factors
eigen(cor(data_factor))$values
plot(eigen(cor(data_factor))$values) # 2 tane factor yap diyor, ilk eigenvalue: 4,95, ikinci: 2,206
fa<-fa(data_factor,method=mle,scores='tenBerge',
       nfactors=2, rotate ="varimax")
fa # knowledgelari ayr?? factorledi, importancelari ayri factorledi, mantikli.

###      IntentToBuy'a gore :
# Cok onem verenler + bilenler almaya daha mi meyilli?
scores<-aggregate(fa$scores, by=list(bluetooth$IntentToBuy),mean, na.rm=TRUE)
scores

# scores: IntentToBuy = 0 icin -0.137 ve -0.519 , IntentToBuy = 1 icin 0.274 ve 0.103, 
# cok onem verenler + bilenler almaya daha meyilli.


###       Relative Importance'a gore : 
# Cok onem verenler + bilenler neye onem veriyor?

scores<-aggregate(fa$scores, by=list(bluetooth$RelImp),mean, na.rm=TRUE)
scores

# RelImp_battery : 1
# RelImp_weight : 2
# RelImp_price : 3
# RelImp_sound : 4

# burda en buyuk deger buyukten kucuge : sound , battery , price , weight
# yani en cok onem verenler + bilenler, relative importance larini ustteki siraya gore belirlemisler.

############################################################################################


###########
